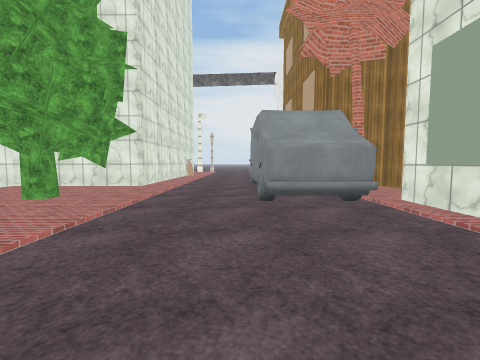
[1] (above)

24 first-person views from a walk through a Unity game level. The camera is 1.3 m above the floor, tilts 4° down and sees 90° across. The floor is counted in squares, 2 m on a side. Each view is taken from the middle of a square. On the plan, view 1 faces up. The plan holds only what a view shows up to about 9 squares ahead; the rest is blank. The place goes on beyond the plan. The player character is not drawn. Some animated figures are not drawn. Surface patterns are stand-ins for the level's own textures.

[2]
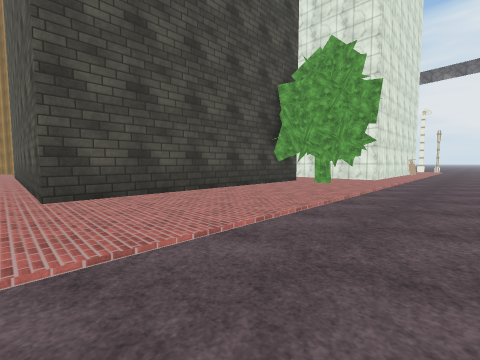

[3]
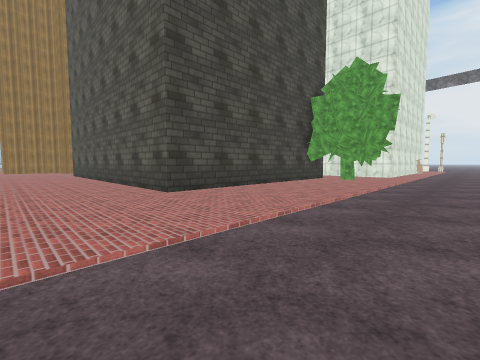

[4]
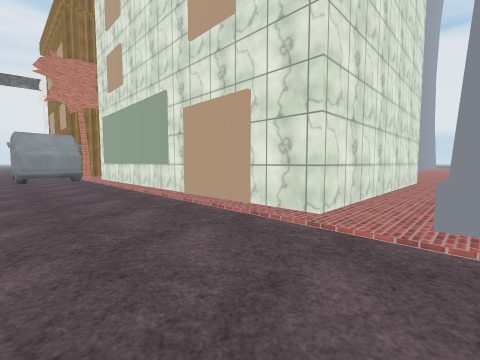

[5]
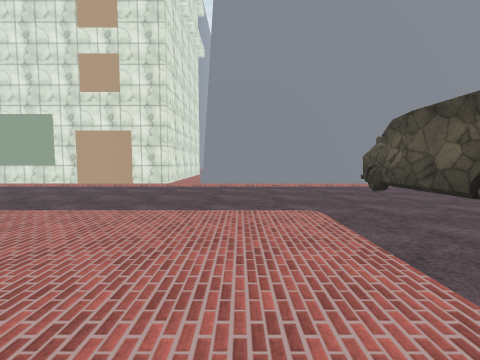

[6]
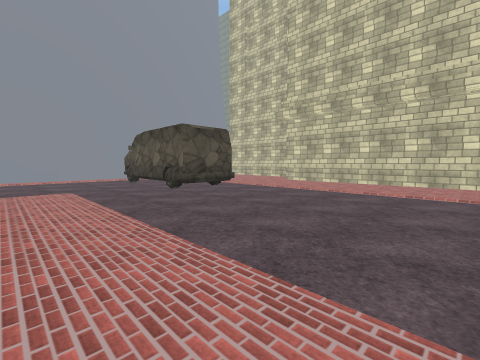

[7]
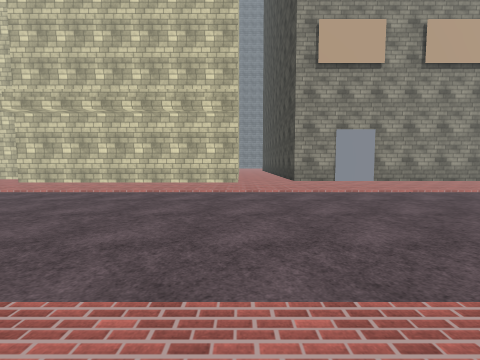

[8]
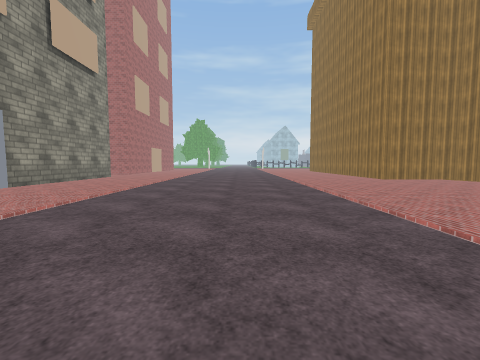

[9]
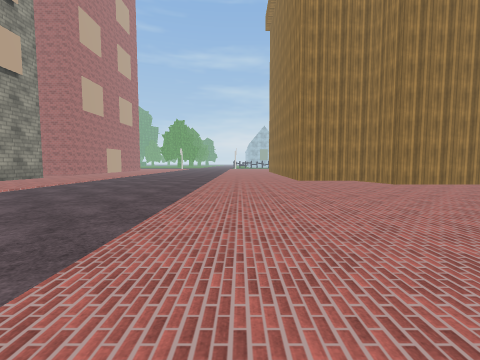

[10]
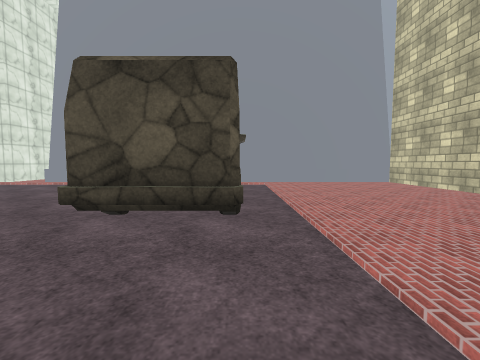

[11]
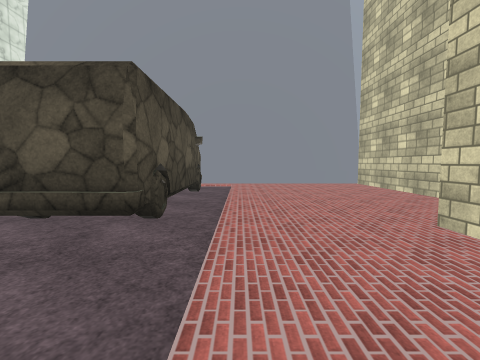

[12]
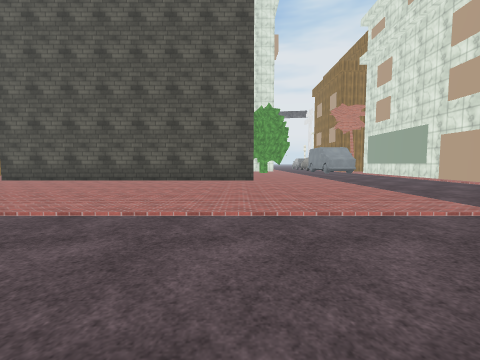

[13]
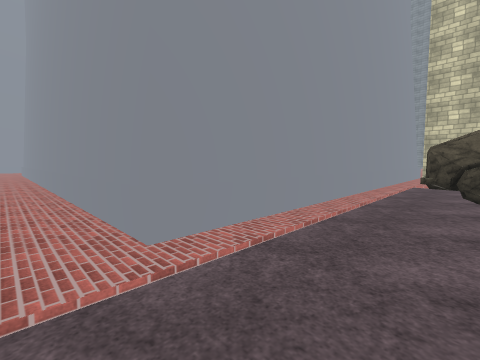

[14]
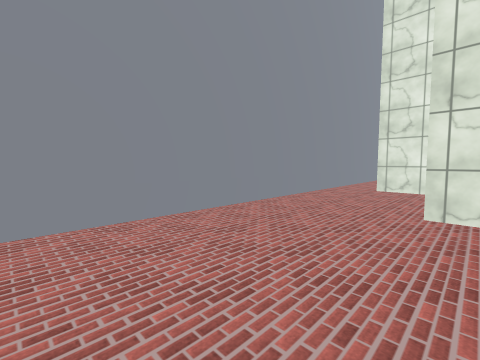

[15]
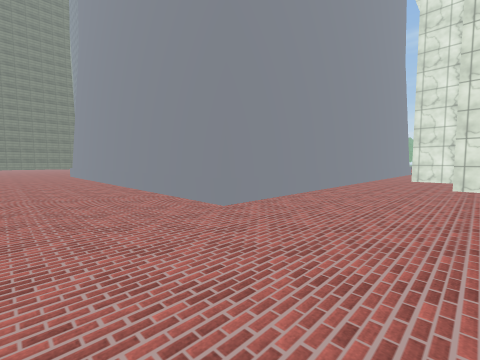

[16]
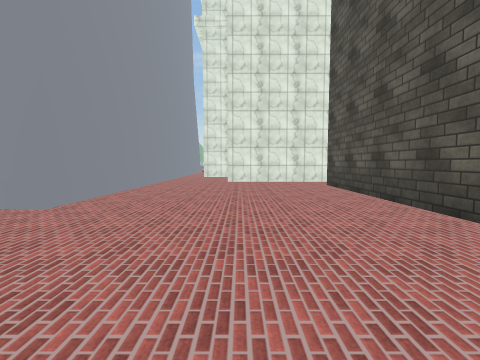

[17]
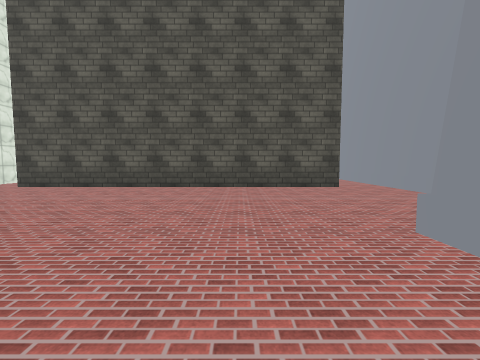

[18]
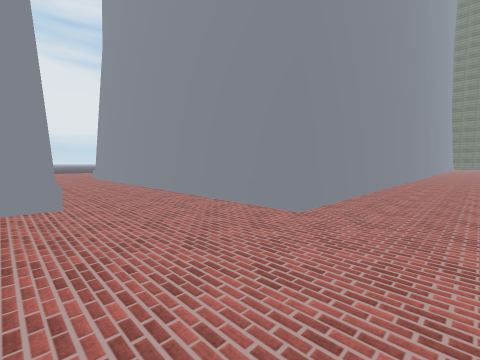

[19]
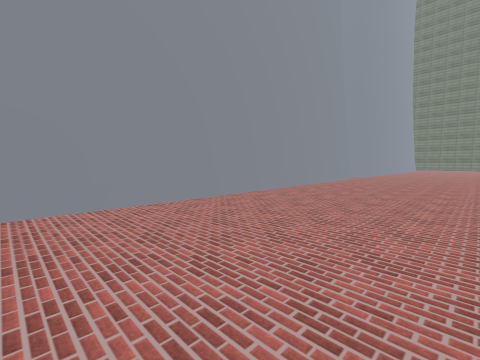

[20]
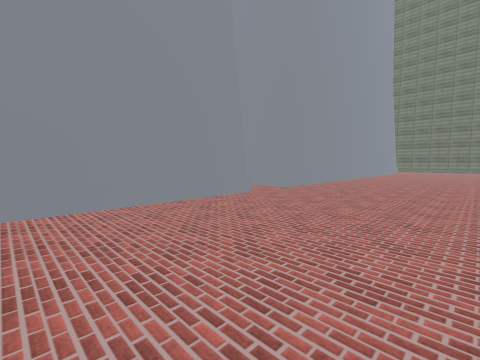

[21]
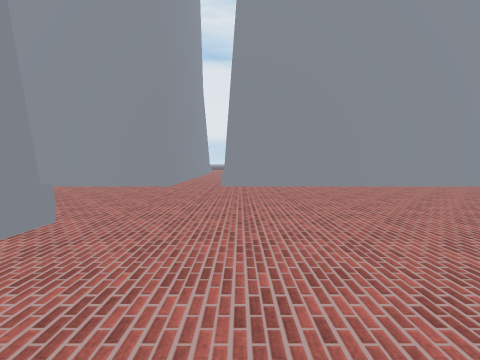

[22]
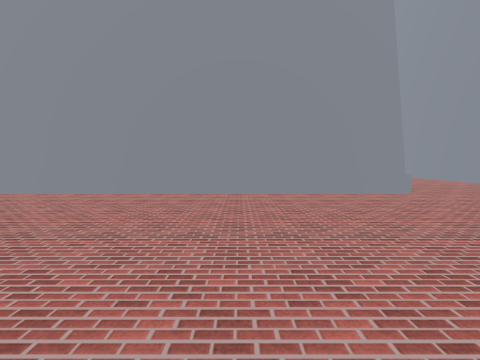

[23]
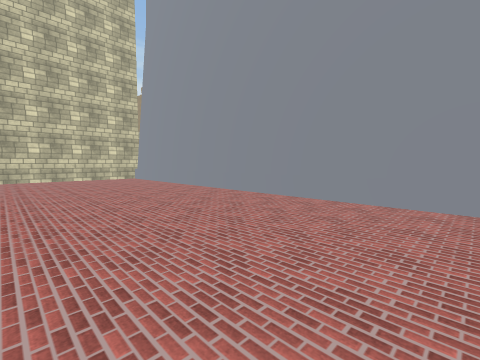

[24]
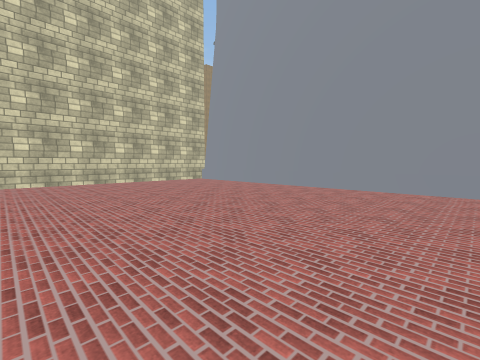

### Floor plan
Key: @ floor where view 1 was taken; # wall or solid block; . floor; T tree; B building.
Columns run from 18 left of view 1 to 25 right of it. Each row starts with its distance up from view 1.
  9                #...
  8                #...
  7             ####...#
  6             #......# .#
  5              .TT...# .
  4              #TT...###
  3              #TT.....#
  2              #.......#                   #
  1              #.......#       #          .#
  0   #          #....@..#       #.#########.#
 -1   #.         #.......#       #...........#
 -2 ###..#########.......#       #...........#
 -3 #....................#       #..............
 -4 #....................######.................
 -5 #......................................#####
 -6 .....................B#############....#
 -7 .....................##           #....#
 -8 .....................#            #....#
 -9 .....................#            #....#
-10 .....................#            #....#
-11 ...............#####.#            #....#
-12 ...............#####.#            #....#
-13 .....................#            #....#
-14 .....................#             ....#
-15 ........########.....#             ....#
-16 #######.#       .....#             ....##
-17                   #################....B##
-18                     # ....................
-19                     #..................B#
-20                     #..................##
-21                     #............ .....#
-22                     #......... .   ....#
-23                     #.........     ....#

Positions as (right, up) in squares from view 1, and headings:
1: (0, 0), facing up
2: (0, -3), facing up-left
3: (0, -5), facing up-left
4: (0, -6), facing up-right
5: (-5, -7), facing right
6: (-8, -7), facing down-right
7: (-10, -7), facing down
8: (-9, -10), facing left
9: (-9, -7), facing left
10: (-5, -12), facing right
11: (-5, -13), facing right
12: (-5, -11), facing up
13: (1, -5), facing down-right
14: (15, -3), facing down-left
15: (19, -3), facing down-left
16: (20, -3), facing left
17: (19, -7), facing up
18: (19, -2), facing down-right
19: (17, -7), facing down-right
20: (17, -13), facing down-right
21: (14, -19), facing right
22: (13, -22), facing up
23: (13, -21), facing up-left
24: (11, -23), facing up-left
